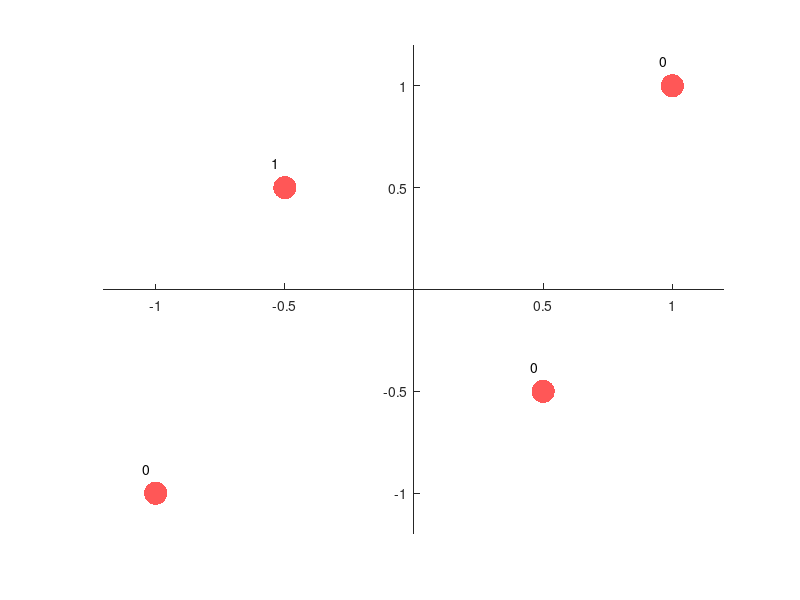

MATLAB code to generate this figure: (Note: this script raises an error after producing the figure.)
clearvars; close all;

%% Parameters
symbols = [1 + 1i, -1 - 1i, 0.5 - 0.5i, -0.5 + 0.5i];
symbol_mapping = ["00", "01", "10", "11"];
codeword = ["01", "11", "00", "10"];

%% Constellation Diagram
axlim = 1.2;
color = '#FF5757';

figure;
hold on;

for i = 1 : 4
    txt = symbol_mapping(i);
    text(real(symbols(i)) - 0.05, imag(symbols(i)) + 0.12, txt);
end
plot(symbols, '.', 'MarkerSize', 50, 'Color', color);
hold off;
ylim([-axlim axlim]); xlim([-axlim axlim]);
set(gca, 'XAxisLocation', 'origin'); set(gca, 'YAxisLocation', 'origin');
ax = gca; ax.XAxis.LineWidth = 2; ax.YAxis.LineWidth = 2;
yticks([]); xticks([]); axis square;

%% Modulated Signal
sampling_frequency = 1000;
time = (0 : 4 * sampling_frequency - 1) / sampling_frequency;

symbol_indices = arrayfun(@(x) find(symbol_mapping == x, 1), codeword);
tx_symbols = symbols(symbol_indices);

% Method 1
modulated_signal1 = zeros(size(time));
for i = 0 : 3
    segment_time = time(i * sampling_frequency + 1 : (i + 1) * sampling_frequency);
    phase_shift = angle(tx_symbols(i + 1));
    carrier_segment = cos(2 * pi * segment_time + phase_shift);

    modulated_symbol = carrier_segment * abs(tx_symbols(i + 1));
    modulated_signal1(i * sampling_frequency + 1 : (i + 1) * sampling_frequency) = ...
        modulated_symbol;
end

% Method 2
carrier_I = cos(2 * pi * time);
carrier_Q = -sin(2 * pi * time);

tx_symbols = repelem(tx_symbols, sampling_frequency);
modulated_signal2 = real(tx_symbols) .* carrier_I + imag(tx_symbols) .* carrier_Q;

%% Signal Plot
bits = strjoin(codeword, "");
bits = char(bits) - '0';
color = '#233ce6';

figure;
tiledlayout(3, 1);

nexttile;
x_values = 0 : length(bits);
x_values = repelem(x_values, 2);
x_values = x_values(2 : end - 1);
y_values = repelem(bits, 2);
plot(x_values, y_values, 'Color', color, 'LineWidth', 2);
xlabel('Bit Idx'); ylabel('Bit Value');
ylim([-0.2, 1.2]); xlim([0, x_values(length(x_values))]);

nexttile;
plot(time, modulated_signal1, 'Color', color, 'LineWidth', 2);
xticks(0 : 4); xlim([0, 4]); xlabel('Symbol Idx'); ylabel('Amplitude');

nexttile;
plot(time, modulated_signal2, 'Color', color, 'LineWidth', 2);
xticks(0 : 4); xlim([0, 4]); xlabel('Symbol Idx'); ylabel('Amplitude');
